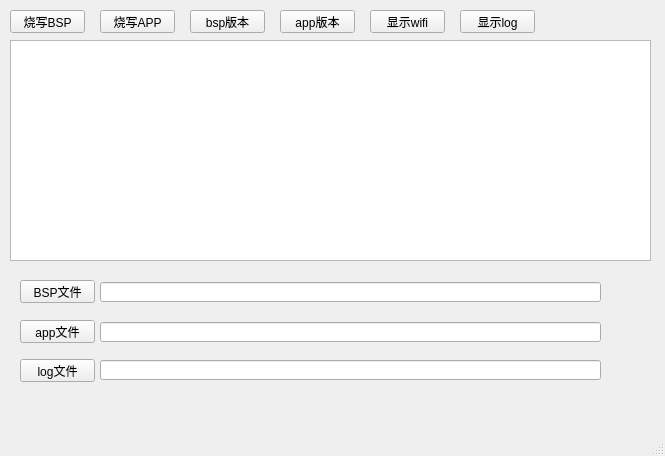
<?xml version="1.0" encoding="UTF-8"?>
<ui version="4.0">
 <class>MainWindow_burn</class>
 <widget class="QMainWindow" name="MainWindow_burn">
  <property name="geometry">
   <rect>
    <x>0</x>
    <y>0</y>
    <width>665</width>
    <height>456</height>
   </rect>
  </property>
  <property name="windowTitle">
   <string>MainWindow</string>
  </property>
  <widget class="QWidget" name="centralwidget">
   <widget class="QPushButton" name="pushButton_offboard">
    <property name="geometry">
     <rect>
      <x>10</x>
      <y>10</y>
      <width>75</width>
      <height>23</height>
     </rect>
    </property>
    <property name="text">
     <string>烧写BSP</string>
    </property>
   </widget>
   <widget class="QPushButton" name="pushButton_takeoff">
    <property name="geometry">
     <rect>
      <x>100</x>
      <y>10</y>
      <width>75</width>
      <height>23</height>
     </rect>
    </property>
    <property name="text">
     <string>烧写APP</string>
    </property>
   </widget>
   <widget class="QTextEdit" name="textEdit">
    <property name="geometry">
     <rect>
      <x>10</x>
      <y>40</y>
      <width>641</width>
      <height>221</height>
     </rect>
    </property>
   </widget>
   <widget class="QPushButton" name="pushButton">
    <property name="geometry">
     <rect>
      <x>190</x>
      <y>10</y>
      <width>75</width>
      <height>23</height>
     </rect>
    </property>
    <property name="text">
     <string>bsp版本</string>
    </property>
   </widget>
   <widget class="QPushButton" name="pushButton_2">
    <property name="geometry">
     <rect>
      <x>370</x>
      <y>10</y>
      <width>75</width>
      <height>23</height>
     </rect>
    </property>
    <property name="text">
     <string>显示wifi</string>
    </property>
   </widget>
   <widget class="QPushButton" name="pushButton_3">
    <property name="geometry">
     <rect>
      <x>280</x>
      <y>10</y>
      <width>75</width>
      <height>23</height>
     </rect>
    </property>
    <property name="text">
     <string>app版本</string>
    </property>
   </widget>
   <widget class="QLineEdit" name="bsp_dir_lineEdit">
    <property name="geometry">
     <rect>
      <x>100</x>
      <y>282</y>
      <width>501</width>
      <height>20</height>
     </rect>
    </property>
   </widget>
   <widget class="QLineEdit" name="app_dir_lineEdit">
    <property name="geometry">
     <rect>
      <x>100</x>
      <y>322</y>
      <width>501</width>
      <height>20</height>
     </rect>
    </property>
   </widget>
   <widget class="QPushButton" name="pushButton_offboard_2">
    <property name="geometry">
     <rect>
      <x>20</x>
      <y>280</y>
      <width>75</width>
      <height>23</height>
     </rect>
    </property>
    <property name="text">
     <string>BSP文件</string>
    </property>
   </widget>
   <widget class="QPushButton" name="pushButton_offboard_4">
    <property name="geometry">
     <rect>
      <x>20</x>
      <y>320</y>
      <width>75</width>
      <height>23</height>
     </rect>
    </property>
    <property name="text">
     <string>app文件</string>
    </property>
   </widget>
   <widget class="QPushButton" name="pushButton_offboard_5">
    <property name="geometry">
     <rect>
      <x>20</x>
      <y>359</y>
      <width>75</width>
      <height>23</height>
     </rect>
    </property>
    <property name="text">
     <string>log文件</string>
    </property>
   </widget>
   <widget class="QLineEdit" name="log_dir_lineEdit">
    <property name="geometry">
     <rect>
      <x>100</x>
      <y>360</y>
      <width>501</width>
      <height>20</height>
     </rect>
    </property>
   </widget>
   <widget class="QPushButton" name="pushButton_4">
    <property name="geometry">
     <rect>
      <x>460</x>
      <y>10</y>
      <width>75</width>
      <height>23</height>
     </rect>
    </property>
    <property name="text">
     <string>显示log</string>
    </property>
   </widget>
  </widget>
  <widget class="QMenuBar" name="menubar">
   <property name="geometry">
    <rect>
     <x>0</x>
     <y>0</y>
     <width>665</width>
     <height>23</height>
    </rect>
   </property>
  </widget>
  <widget class="QStatusBar" name="statusbar"/>
 </widget>
 <resources/>
 <connections>
  <connection>
   <sender>pushButton_offboard</sender>
   <signal>clicked()</signal>
   <receiver>MainWindow_burn</receiver>
   <slot>bsp()</slot>
   <hints>
    <hint type="sourcelabel">
     <x>62</x>
     <y>55</y>
    </hint>
    <hint type="destinationlabel">
     <x>422</x>
     <y>119</y>
    </hint>
   </hints>
  </connection>
  <connection>
   <sender>pushButton_takeoff</sender>
   <signal>clicked()</signal>
   <receiver>MainWindow_burn</receiver>
   <slot>airbee()</slot>
   <hints>
    <hint type="sourcelabel">
     <x>155</x>
     <y>55</y>
    </hint>
    <hint type="destinationlabel">
     <x>521</x>
     <y>65</y>
    </hint>
   </hints>
  </connection>
  <connection>
   <sender>pushButton</sender>
   <signal>clicked()</signal>
   <receiver>MainWindow_burn</receiver>
   <slot>versions()</slot>
   <hints>
    <hint type="sourcelabel">
     <x>248</x>
     <y>41</y>
    </hint>
    <hint type="destinationlabel">
     <x>505</x>
     <y>30</y>
    </hint>
   </hints>
  </connection>
  <connection>
   <sender>pushButton_2</sender>
   <signal>clicked()</signal>
   <receiver>MainWindow_burn</receiver>
   <slot>wifi()</slot>
   <hints>
    <hint type="sourcelabel">
     <x>415</x>
     <y>46</y>
    </hint>
    <hint type="destinationlabel">
     <x>630</x>
     <y>35</y>
    </hint>
   </hints>
  </connection>
  <connection>
   <sender>pushButton_3</sender>
   <signal>clicked()</signal>
   <receiver>MainWindow_burn</receiver>
   <slot>app_version()</slot>
   <hints>
    <hint type="sourcelabel">
     <x>322</x>
     <y>42</y>
    </hint>
    <hint type="destinationlabel">
     <x>470</x>
     <y>43</y>
    </hint>
   </hints>
  </connection>
  <connection>
   <sender>pushButton_offboard_2</sender>
   <signal>clicked()</signal>
   <receiver>MainWindow_burn</receiver>
   <slot>bsp_click()</slot>
   <hints>
    <hint type="sourcelabel">
     <x>62</x>
     <y>317</y>
    </hint>
    <hint type="destinationlabel">
     <x>11</x>
     <y>335</y>
    </hint>
   </hints>
  </connection>
  <connection>
   <sender>pushButton_offboard_4</sender>
   <signal>clicked()</signal>
   <receiver>MainWindow_burn</receiver>
   <slot>app_click()</slot>
   <hints>
    <hint type="sourcelabel">
     <x>67</x>
     <y>354</y>
    </hint>
    <hint type="destinationlabel">
     <x>18</x>
     <y>382</y>
    </hint>
   </hints>
  </connection>
  <connection>
   <sender>pushButton_offboard_5</sender>
   <signal>clicked()</signal>
   <receiver>MainWindow_burn</receiver>
   <slot>log_click()</slot>
   <hints>
    <hint type="sourcelabel">
     <x>60</x>
     <y>397</y>
    </hint>
    <hint type="destinationlabel">
     <x>16</x>
     <y>414</y>
    </hint>
   </hints>
  </connection>
  <connection>
   <sender>pushButton_4</sender>
   <signal>clicked()</signal>
   <receiver>MainWindow_burn</receiver>
   <slot>check_log()</slot>
   <hints>
    <hint type="sourcelabel">
     <x>489</x>
     <y>52</y>
    </hint>
    <hint type="destinationlabel">
     <x>585</x>
     <y>45</y>
    </hint>
   </hints>
  </connection>
 </connections>
 <slots>
  <signal>signal1()</signal>
  <slot>process_stdin()</slot>
  <slot>hold()</slot>
  <slot>offboard()</slot>
  <slot>takeoff()</slot>
  <slot>front()</slot>
  <slot>back()</slot>
  <slot>left()</slot>
  <slot>right()</slot>
  <slot>up()</slot>
  <slot>down()</slot>
  <slot>turn_right()</slot>
  <slot>turn_left()</slot>
  <slot>land()</slot>
  <slot>download_log()</slot>
  <slot>airbee()</slot>
  <slot>bsp()</slot>
  <slot>versions()</slot>
  <slot>wifi()</slot>
  <slot>app_version()</slot>
  <slot>bsp_click()</slot>
  <slot>app_click()</slot>
  <slot>log_click()</slot>
  <slot>check_log()</slot>
 </slots>
</ui>
